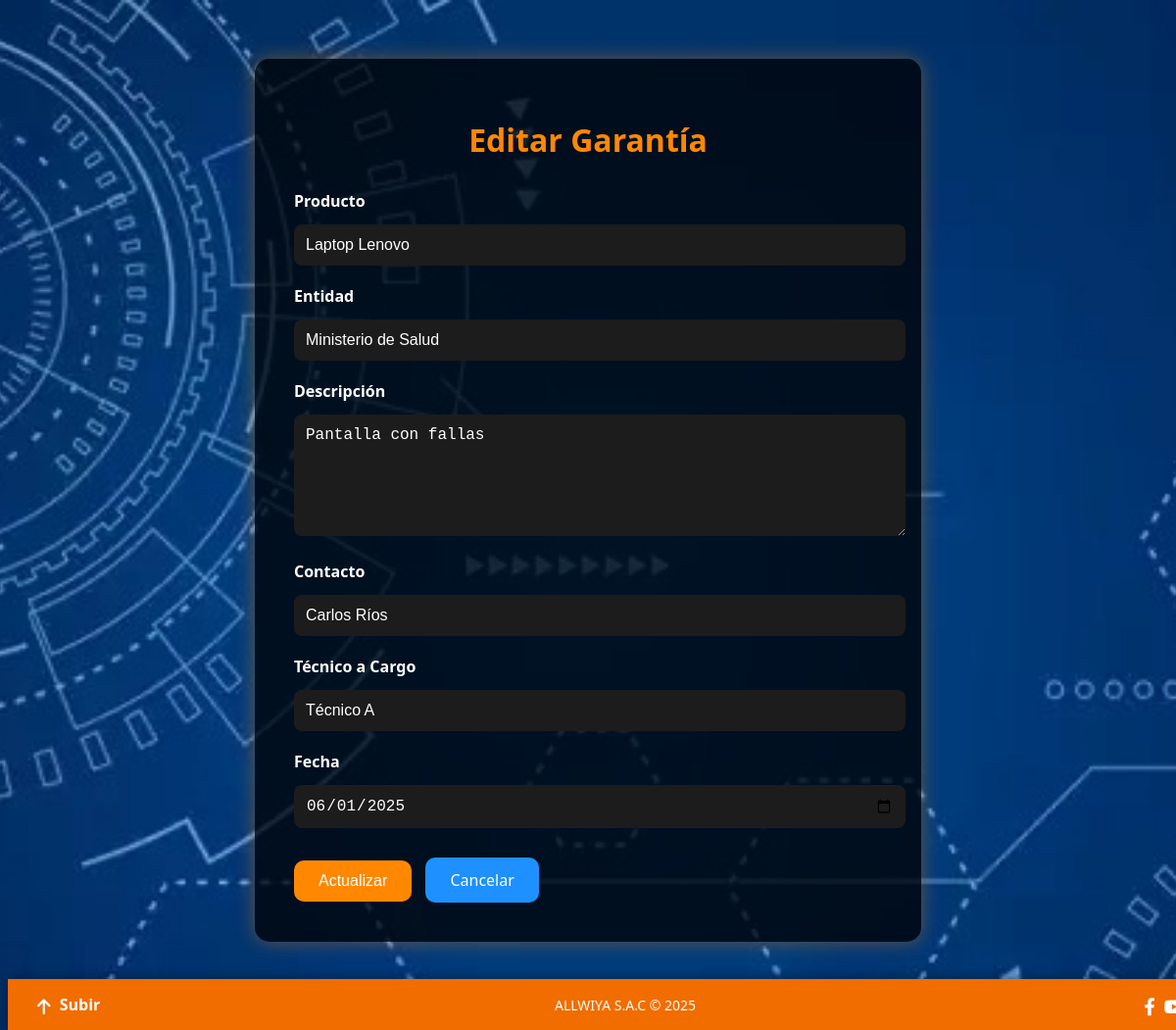
The page /ALLWIYA/indexall.php?accion=editar&id=7 on the database its author committed.
### tables this page shows
CREATE TABLE `garantias` (
  `id` int(11) NOT NULL,
  `producto` varchar(255) DEFAULT NULL,
  `entidad` varchar(255) DEFAULT NULL,
  `descripcion` varchar(255) DEFAULT NULL,
  `contacto` varchar(255) DEFAULT NULL,
  `TecCargo` varchar(255) DEFAULT NULL,
  `fecha` date DEFAULT NULL
);

### ALLWIYA/controlador/garantia_controlador.php (called while the page is built, shortened)
<?php
require_once __DIR__ . '/../modelo/garantia.php';
class GarantiaController {
    private $modelo;
    public function __construct() {
        $this->modelo = new Garantia();
    }
    public function editar($id) {
        $garantia = $this->modelo->obtenerPorId($id);
        include __DIR__ . '/../vista/editar.php';
    }
}

### database.php (called while the page is built, shortened)
<?php
class Database {
    public static function conectar() {
        $host = "localhost";
        $user = "root";
        $pass = "";
        $dbname = "garantias_db";
        $conn = new mysqli($host, $user, $pass, $dbname);
        return $conn;
    }
}
?>

### ALLWIYA/modelo/garantia.php (called while the page is built, shortened)
<?php
require_once(__DIR__ . '/../../database.php');
class Garantia {
    private $conn;
    public function __construct() {
        $this->conn = Database::conectar();
    }
    public function obtenerPorId($id) {
        $stmt = $this->conn->prepare("SELECT * FROM garantias WHERE id = ?");
        $stmt->bind_param("i", $id);
        $stmt->execute();
        return $stmt->get_result()->fetch_assoc();
    }
}

### ALLWIYA/vista/editar.php (the view, shortened to what this page needs)
<!DOCTYPE html>
<html lang="es">
<head>
    <link rel="stylesheet" href="vista/Css/StylesEditar.css">
</head>
<body>
    <div class="container">
        <h1>Editar Garantía</h1>
        <form action="indexall.php?accion=actualizar&id=<?= $garantia['id'] ?>" method="POST">
            <label for="producto">Producto</label>
            <input type="text" id="producto" name="producto" value="<?= htmlspecialchars($garantia['producto']) ?>" required>
            <label for="entidad">Entidad</label>
            <input type="text" id="entidad" name="entidad" value="<?= htmlspecialchars($garantia['entidad']) ?>" required>
            <label for="descripcion">Descripción</label>
            <textarea id="descripcion" name="descripcion" required><?= htmlspecialchars($garantia['descripcion']) ?></textarea>
            <label for="contacto">Contacto</label>
            <input type="text" id="contacto" name="contacto" value="<?= htmlspecialchars($garantia['contacto']) ?>" required>
            <label for="TecCargo">Técnico a Cargo</label>
            <input type="text" id="TecCargo" name="TecCargo" value="<?= htmlspecialchars($garantia['TecCargo']) ?>" required>
            <label for="fecha">Fecha</label>
            <input type="date" id="fecha" name="fecha" value="<?= $garantia['fecha'] ?>" required>
            <button type="submit">Actualizar</button>
            <a href="indexall.php?accion=listar" class="btn">Cancelar</a>
        </form>
    </div>
    <?php include 'footer.php'; ?>
</body>
</html>

### ALLWIYA/vista/Css/StylesEditar.css (style rules this page uses)
body { background: #0f0f0f url('imagenes/fondo.jpeg') no-repeat center center fixed; background-size: cover; font-family: 'Segoe UI', Tahoma, Geneva, Verdana, sans-serif; color: #ffffff; }
.container { max-width: 600px; margin: 60px auto; background: rgba(0, 0, 0, 0.75); padding: 40px; border-radius: 15px; box-shadow: 0 0 20px rgba(255, 136, 0, 0.4); }
.container h1 { text-align: center; margin-bottom: 30px; font-size: 2rem; color: #ff8800; }
form label { display: block; margin-bottom: 8px; font-weight: bold; margin-top: 20px; }
form input[type="text"], form input[type="date"], form textarea { width: 100%; padding: 12px; margin-top: 5px; border: none; border-radius: 8px; background-color: #1c1c1c; color: #fff; font-size: 1rem; }
form textarea { resize: vertical; height: 100px; }
button[type="submit"], .btn { display: inline-block; margin-top: 30px; padding: 12px 25px; font-size: 1rem; border: none; border-radius: 10px; cursor: pointer; transition: background 0.3s ease, transform 0.2s ease; text-decoration: none; margin-right: 10px; }
button[type="submit"] { background-color: #ff8800; color: white; }
.btn { background-color: #1e90ff; color: white; }

### rows shown on the page
garantias: producto "Laptop Lenovo", entidad "Ministerio de Salud", descripcion "Pantalla con fallas", contacto "Carlos Ríos", TecCargo "Técnico A", fecha "06/01/2025"
